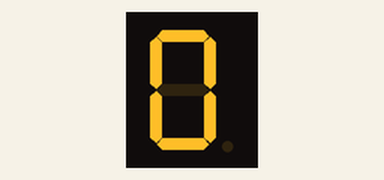
A program run on a simulated MicroPython board. On the bench: 1-digit seven-segment display. The segment pins are drawn as the display they are named for.

Above: at 0.1 s.
At 2.1 s:
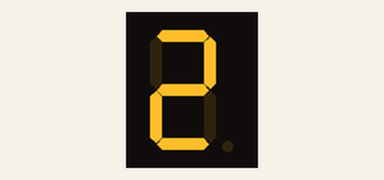
At 3.1 s:
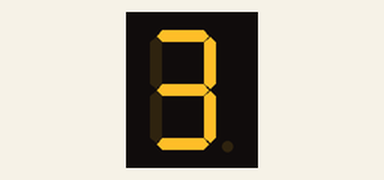
At 5.1 s:
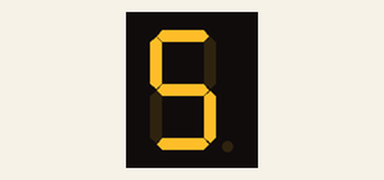
At 6.1 s:
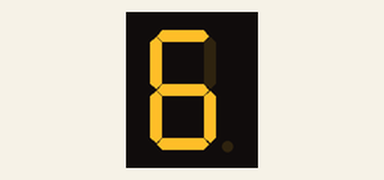
At 9.1 s:
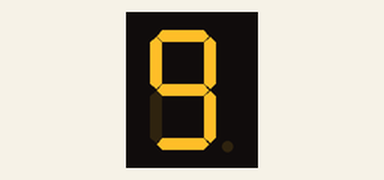

Measured:
- by itself, everything shown: repeats every 10.0 s, in 10 steps
- what the display in image 0 shows lasts 1.0 s, from 0.1 s to 1.1 s

The program:

5_7Segmen_Display.py
```python
# Common Cathode

import machine
import utime

#GPIO pins for 7-segment display segments (a-g)
segments = [
    machine.Pin(0, machine.Pin.OUT),
    machine.Pin(1, machine.Pin.OUT),
    machine.Pin(2, machine.Pin.OUT),
    machine.Pin(3, machine.Pin.OUT),
    machine.Pin(4, machine.Pin.OUT),
    machine.Pin(5, machine.Pin.OUT),
    machine.Pin(6, machine.Pin.OUT)
]

# pin states for each digit to display numbers 0-9
number_map = [
    [1, 1, 1, 1, 1, 1, 0],  # 0
    [0, 1, 1, 0, 0, 0, 0],  # 1
    [1, 1, 0, 1, 1, 0, 1],  # 2
    [1, 1, 1, 1, 0, 0, 1],  # 3
    [0, 1, 1, 0, 0, 1, 1],  # 4
    [1, 0, 1, 1, 0, 1, 1],  # 5
    [1, 0, 1, 1, 1, 1, 1],  # 6
    [1, 1, 1, 0, 0, 0, 0],  # 7
    [1, 1, 1, 1, 1, 1, 1],  # 8
    [1, 1, 1, 1, 0, 1, 1]   # 9
]

#function to display a specific number on the 7-segment display
def display_number(number):
    segments_values = number_map[number]
    for i in range(len(segments)):
        segments[i].value(segments_values[i])

while True:
    for number in range(10):
        display_number(number)
        utime.sleep_ms(1000)  # Delay between numbers
```
